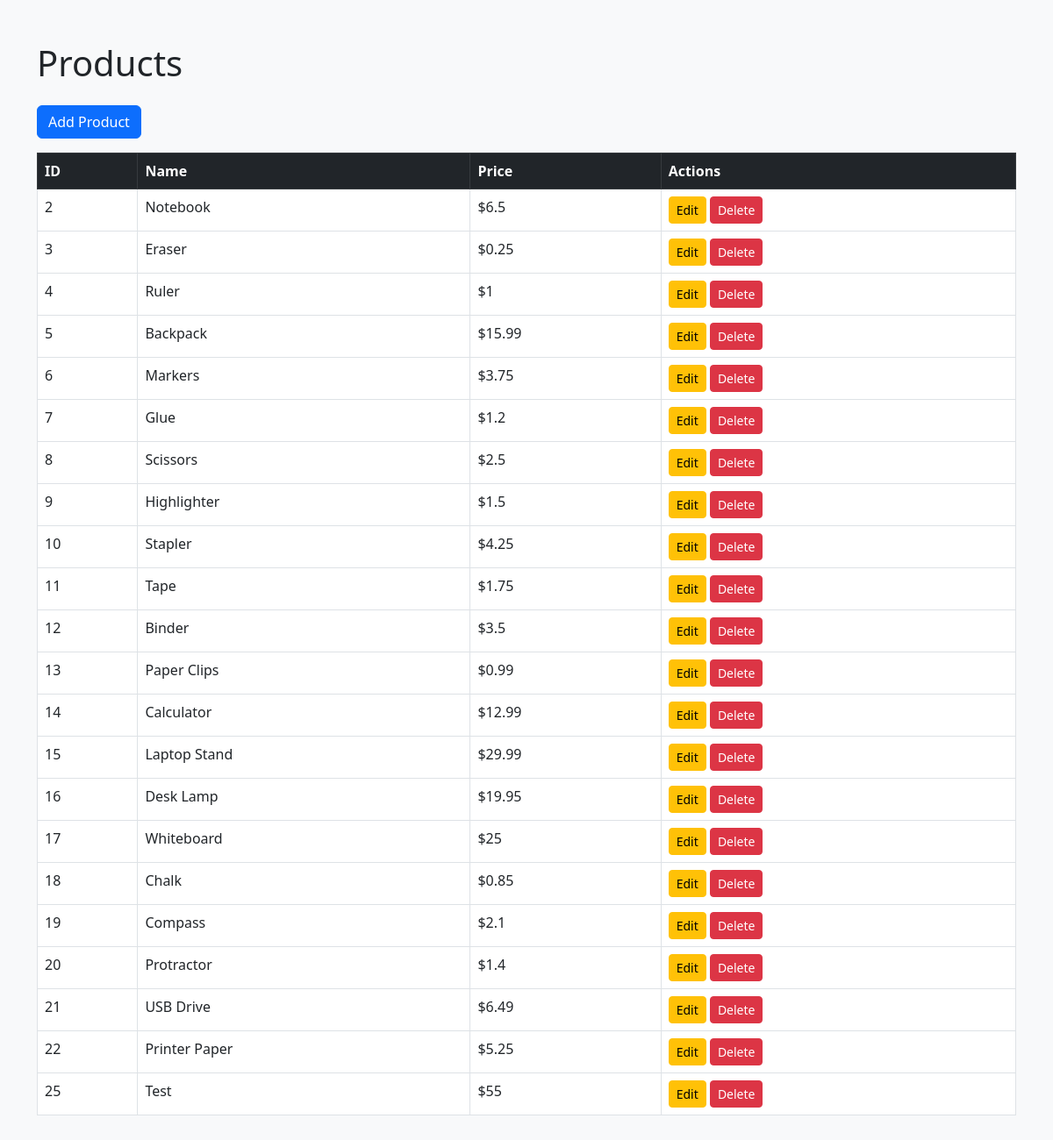
The page / on the database its author committed.
### tables this page shows
CREATE TABLE products (
    id INTEGER PRIMARY KEY AUTOINCREMENT,
    name TEXT NOT NULL,
    price REAL NOT NULL
);

### index.php (the view, shortened to what this page needs)
<?php
include 'db.php';
?>
<!DOCTYPE html>
<html>
<head>
    <link href="https://cdn.jsdelivr.net/npm/bootstrap@5.3.0/dist/css/bootstrap.min.css" rel="stylesheet">
</head>
<body class="bg-light">
<div class="container py-5">
    <h1 class="mb-4">Products</h1>
    <a href="create.php" class="btn btn-primary mb-3">Add Product</a>
    <table class="table table-bordered table-hover bg-white">
        <thead class="table-dark">
        <tr><th>ID</th><th>Name</th><th>Price</th><th>Actions</th></tr>
        </thead>
        <tbody>
        <?php
        $stmt = $pdo->query("SELECT * FROM products");
        while ($row = $stmt->fetch(PDO::FETCH_ASSOC)) {
            echo "<tr>
                    <td>{$row['id']}</td>
                    <td>{$row['name']}</td>
                    <td>\${$row['price']}</td>
                    <td>
                        <a href='edit.php?id={$row['id']}' class='btn btn-sm btn-warning'>Edit</a>
                        <a href='delete.php?id={$row['id']}' class='btn btn-sm btn-danger' onclick='return confirm(\"Are you sure?\")'>Delete</a>
                    </td>
                  </tr>";
        }
        ?>
        </tbody>
    </table>
</div>
</body>
</html>

### rows shown on the page
products: id "2", name "Notebook", price "6.5"
products: id "3", name "Eraser", price "0.25"
products: id "4", name "Ruler", price "1"
products: id "5", name "Backpack", price "15.99"
products: id "6", name "Markers", price "3.75"
products: id "7", name "Glue", price "1.2"
products: id "8", name "Scissors", price "2.5"
products: id "9", name "Highlighter", price "1.5"
products: id "10", name "Stapler", price "4.25"
products: id "11", name "Tape", price "1.75"
products: id "12", name "Binder", price "3.5"
products: id "13", name "Paper Clips", price "0.99"
products: id "14", name "Calculator", price "12.99"
products: id "15", name "Laptop Stand", price "29.99"
products: id "16", name "Desk Lamp", price "19.95"
products: id "17", name "Whiteboard", price "25"
products: id "18", name "Chalk", price "0.85"
products: id "19", name "Compass", price "2.1"
products: id "20", name "Protractor", price "1.4"
products: id "21", name "USB Drive", price "6.49"
products: id "22", name "Printer Paper", price "5.25"
products: id "25", name "Test", price "55"
